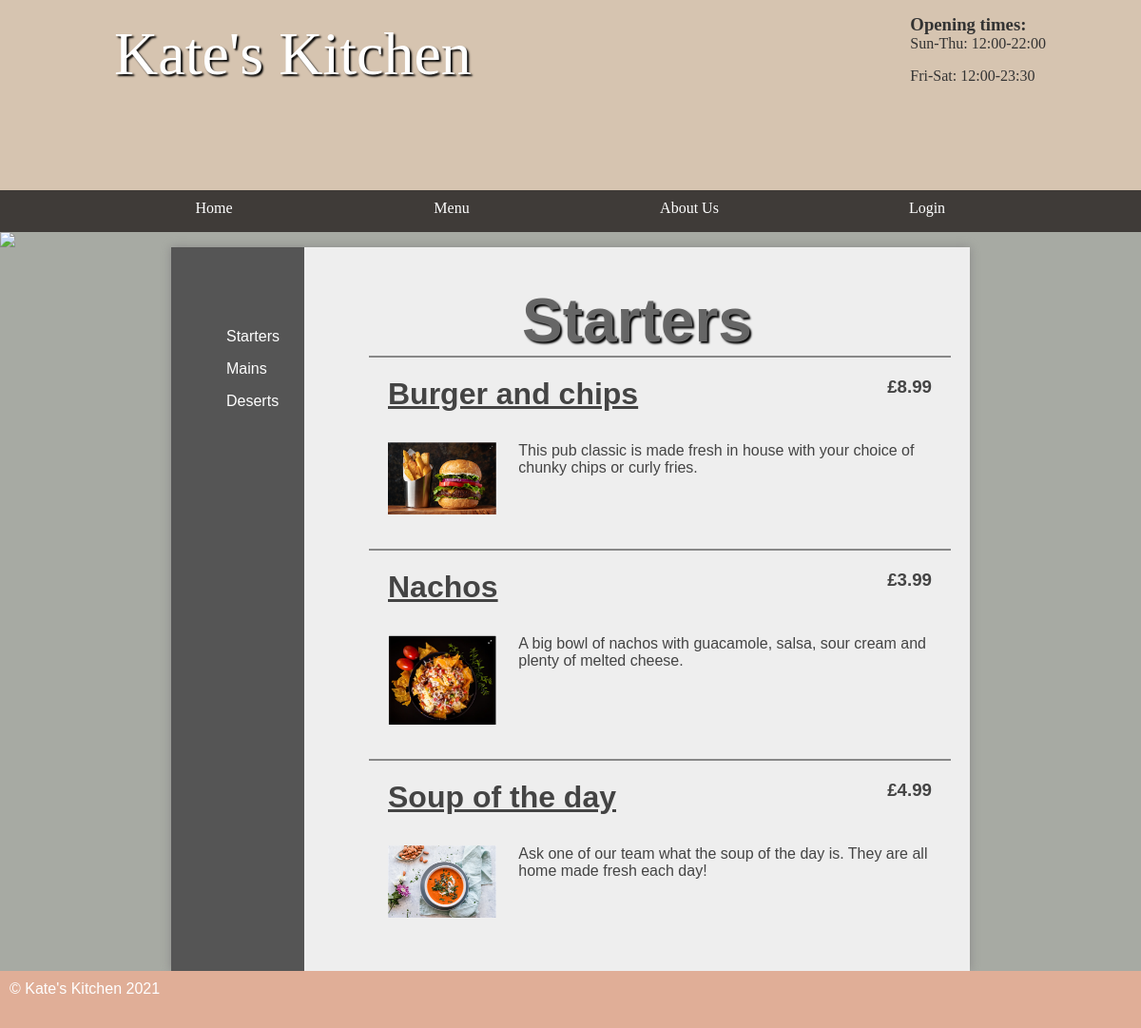
The app's page /default/public/category.php?category_id=1&category_name=Starters with its own data.
### tables this page shows
CREATE TABLE `category` (
  `id` int(11) NOT NULL AUTO_INCREMENT,
  `name` varchar(45) DEFAULT NULL,
  PRIMARY KEY (`id`)
);

CREATE TABLE `menu` (
  `id` int(11) NOT NULL AUTO_INCREMENT,
  `categoryId` int(11) DEFAULT NULL,
  `name` varchar(45) DEFAULT NULL,
  `price` decimal(5,2) DEFAULT NULL,
  `description` varchar(2000) DEFAULT NULL,
  `hidden` tinyint(4) DEFAULT NULL,
  `image_dir` varchar(255) DEFAULT NULL,
  PRIMARY KEY (`id`)
);

### default/public/admin/DatabaseTable.php (called while the page is built, shortened)
<?php
class DatabaseTable
{
    private $table;
    private $pdo;
    public function __construct($pdo, $table)
    {
        $this->pdo = $pdo;
        $this->table = $table;
    }
    public function select($field, $value)
    {
        $stmt = $this->pdo->prepare('SELECT * FROM ' . $this->table . ' WHERE ' . $field . ' = (:value)');
        $criteria = [
            'value' => $value
        ];
        $stmt->execute($criteria);
        return $stmt->fetchall();
    }
}

### default/public/category.php (the view)
<?php
require_once("admin/DatabaseTable.php");
include 'app/header.php';
if (isset($_SESSION['user'])) {
    include 'app/sidebar-admin.php';
} else {
    include 'app/sidebar-user.php';
}
?>
<section class="right">
    <?php
    echo '<h1>' . $_GET["category_name"] . '</h1>';
    echo '<ul class="listing">';
    $menus = new DatabaseTable($pdo, 'menu');
    foreach ($menus->select('categoryId',  $_GET["category_id"]) as $menu) {
        if ($menu['hidden'] == false) {
            echo '<li>';
            echo '<div class="details">';
            echo '<h3>£' . $menu['price'] . '</h3>';
            echo '<h2><a href="menu.php?menu_id=' . $menu['id']  . '">' . $menu['name']  . '</a></h2>';
            echo '<div class = "img_div">';
            echo "<img src = '../images/" . $menu['image_dir']  . "'>";
            echo '</div>';
            echo '<p>' . nl2br($menu['description']) . '</p>';
            echo '</div>';
            echo '</li>';
        }
    }
    ?>
    </ul>
</section>
</main>
<?php
include 'app/footer.php';
?>
</body>

### default/public/app/header.php (shortened to what this page needs)
<?php
$pdo = new PDO('mysql:dbname=kitchen;host=127.0.0.1', 'student', 'student');
echo '<!DOCTYPE html>
<html>
<head>
    <link rel="stylesheet" href="../styles/styles.css" />
    <link rel="stylesheet" href="../styles/review.css" />
    <title>Kate\'s Kitchen - Home</title>
</head>
<body>
    <header>
        <section>
            <aside>
                <h3>Opening times:</h3>
                <p>Sun-Thu: 12:00-22:00</p>
                <p>Fri-Sat: 12:00-23:30</p>
            </aside>
            <h1>Kate\'s Kitchen</h1>
        </section>
    </header>
    <nav>
    <ul>
    <li><a href="/">Home</a></li>
     <li>Menu
     <ul>
    ';
$stmt = $pdo->prepare('SELECT * FROM category');
$stmt->execute();
echo '</ul>';
echo '</li>';
echo '<li><a href="../about.php">About Us</a></li>';
if (isset($_SESSION['user'])) {
    echo '<li><a href="../admin/logout.php">Logout</a></li>';
} else {
    echo '<li><a href="../login.php">Login</a></li>';
}
echo  '</ul>';
echo   '</nav>';
echo '<img src="../images/randombanner.php" />';

### default/public/app/sidebar-user.php
<main class="sidebar">
    <section class="left">
        <ul>
            <?php
            $pdo = new PDO('mysql:dbname=kitchen;host=127.0.0.1', 'student', 'student');
            $stmt = $pdo->prepare('SELECT * FROM category');
            $stmt->execute();
            foreach ($stmt as $record) {
                echo ' <li><a href="category.php?category_id=' . $record["id"] . '&category_name=' . $record["name"] . '">' . $record["name"] . '</a></li>';
            }
            ?>
        </ul>
    </section>

### default/public/app/footer.php
<?php
$date = date("Y");
echo '<footer>
    &copy; Kate\'s Kitchen ' . $date . '
    </footer>
    </body>
    </html>
    ';

### default/public/styles/styles.css (style rules this page uses)
* { margin: 0; padding: 0; }
html { font-family: 'Oxygen-Regular', verdana, sans-serif; }
body { background-color: #A7AAA3; }
header { background-color: #D6C4B0 ; color: white; height: 200px; }
header aside { float: right; margin-top: 15px; color: #333; }
header section { width: 1000px; display: block; margin:auto; }
header h1 { float: left; margin-left: 20px; font-family: 'Mr Dafoe'; }
nav { width: 100%; background-color: #3F3B38; overflow: auto; }
body > img { width: 100%; display: block; }
nav ul { width: 1000px; margin: auto; display: block; list-style-type: none; }
nav ul li { width: 25%; float: left; overflow: auto; text-align: center; }
nav li { color: white; padding-top: 10px; display: block; }
nav a { color: white; text-decoration: none }
main ul { margin-left: 3em; }
main a { color: #333; }
nav { font-family: 'Oxygen-Regular'; }
header section { display: block; font-family: 'Oxygen-Regular', cursive; }
header h1 { font-weight: normal; }
.listing h3 { float: right; }
h1 { font-size:4em; color: white; text-align: center; padding-top: 20px; text-shadow: 2px 2px 2px #000; }
main { min-height: 50vh; background-color: #eee; width: 70vw; display: block; margin: auto; box-shadow: 0px 0px 10px #888; color:#444; }
footer { min-height: 5vh; color: white; }
main h2 { font-size:2em; }
p, li, h2 { margin-bottom: 1em; }
footer { background-color: #E0AE97; padding: 10px; color: white; }
.left ul { list-style-type: none }
section a { color: #444; }
.stock, .sidebar { display: table; }
.stock > ul, .sidebar .left { width: 10vw; list-style-type: none; display: table-cell; padding: 10px; background-color: #555; margin: 0; }
.stock .products, .sidebar .right { display: table-cell; padding: 20px; }
.stock > ul a, .sidebar .left a { color: white; text-decoration: none; }
.listing li { border-top: 2px solid #888; padding: 20px; overflow: auto; }
.listing li .noimage, .listing li img { width: 20%; margin-right: 4%; min-height: 50px; float: left; }
.right { padding: 20px; }
main h1 { color: #666; }
main img { display: block; }

### records on screen
category: name "Starters"
category: name "Mains"
category: name "Deserts"
menu: price "8.99", name "Burger and chips", image_dir (picture), description "This pub classic is made fresh in house with your choice of chunky chips or curly fries."
menu: price "3.99", name "Nachos", image_dir (picture), description "A big bowl of nachos with guacamole, salsa, sour cream and plenty of melted cheese."
menu: price "4.99", name "Soup of the day", image_dir (picture), description "Ask one of our team what the soup of the day is. They are all home made fresh each day!"

### other values on screen
$_GET["category_name"] "Starters"
